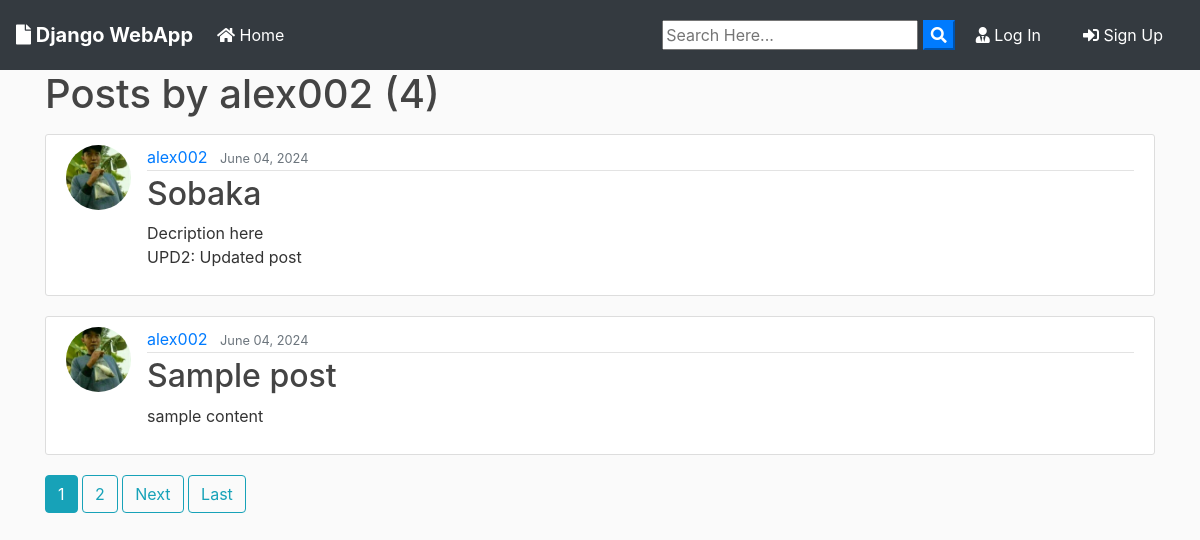
The app's page /user/alex002 with its own data.
### blog/models.py (models this page shows, shortened)
class Post(models.Model):
	title = models.CharField(max_length=100)
	file = models.FileField(null=True,blank=True,upload_to='Files')
	content = models.TextField()
	date_posted = models.DateTimeField(default=timezone.now)
	author = models.ForeignKey(User, on_delete=models.CASCADE)

### users/models.py (models this page shows, shortened)
class Profile(models.Model):
    user = models.OneToOneField(User, on_delete=models.CASCADE)
    image = models.ImageField(default='default.jpg', upload_to='profile_pics')

### blog/views.py (the view)
# urls.py: path('user/<str:username>', UserPostListView.as_view(), name='user-posts'),
class UserPostListView(ListView):
    model = Post
    template_name = 'blog/user_posts.html'  # <app>/<model>_<viewtype>.html
    context_object_name = 'posts'
    paginate_by = 2
    def get_queryset(self):
        user = get_object_or_404(User, username=self.kwargs.get('username'))
        return Post.objects.filter(author=user).order_by('-date_posted')

### blog/templates/blog/user_posts.html (shortened to what this page needs)
{% extends "blog/base.html" %}
{% block content %}
    <h1 class="mb-3">Posts by {{ view.kwargs.username }} ({{ page_obj.paginator.count }})</h1>
    {% for post in posts %}
        <article class="media content-section">
          <img class="rounded-circle article-img" src="{{ post.author.profile.image.url }}">
          <div class="media-body">
            <div class="article-metadata">
              <a class="mr-2" href="{% url 'user-posts' post.author.username %}">{{ post.author }}</a>
              <small class="text-muted">{{ post.date_posted|date:"F d, Y" }}</small>
            </div>
            <h2><a class="article-title" href="{% url 'post-detail' post.id %}">{{ post.title }}</a></h2>
            <p class="article-content">{{ post.content }}</p>
          </div>
        </article>
    {% endfor %}
    {% if is_paginated %}
      {% for num in page_obj.paginator.page_range %}
        {% if page_obj.number == num %}
          <a class="btn btn-info mb-4" href="?page={{ num }}">{{ num }}</a>
        {% elif num > page_obj.number|add:'-3' and num < page_obj.number|add:'3' %}
          <a class="btn btn-outline-info mb-4" href="?page={{ num }}">{{ num }}</a>
        {% endif %}
      {% endfor %}
      {% if page_obj.has_next %}
        <a class="btn btn-outline-info mb-4" href="?page={{ page_obj.next_page_number }}">Next</a>
        <a class="btn btn-outline-info mb-4" href="?page={{ page_obj.paginator.num_pages }}">Last</a>
      {% endif %}
    {% endif %}
{% endblock content %}

### blog/templates/blog/base.html (shortened to what this page needs)
{% load static %}
<!doctype html>
<html lang="en">
  <head>
    <link rel="stylesheet" href="https://stackpath.bootstrapcdn.com/bootstrap/4.3.1/css/bootstrap.min.css">
    <link rel="stylesheet" href="https://use.fontawesome.com/releases/v5.8.1/css/all.css" >
    <link rel="stylesheet" href="{% static 'blog/main.css' %}">
</head>
  <body>
        <nav class="navbar navbar-expand-lg navbar-dark bg-dark">
                <a class="navbar-brand font-weight-bold" href="{% url 'blog-home' %}"><i class="fas fa-file"></i> Django WebApp</a>
                <div class="collapse navbar-collapse" id="navbarSupportedContent">
                  <ul class="navbar-nav mr-auto">
                    <li class="nav-item active">
                      <a class="nav-link" href="{% url 'blog-home' %}"><i class="fas fa-home"></i> Home <span class="sr-only">(current)</span></a>
                    </li>
                  </ul>
                  <form id="searchform" action="{% url 'search' %}" method="get">
                    <input type="text" name="q" type="text" value="{{ request.GET.q }}" placeholder="Search Here..." />
                    <button type="button" onclick="searchform.submit()" class=" text-white my-color btn-primary"><i class="fa fa-search"></i></button>
                </form>
                    {% if user.is_authenticated %}
                    <a href="{% url 'user-posts' user %}" class="btn text-white m-2"><i class="fas fa-user-shield"></i> My Post</a>
                    <a href="{% url 'post-create' %} " class="btn text-white m-2"><i class="fas fa-user-edit"></i> New Post</a>
                    <a href="{% url 'profile' %} " class="btn text-white m-2"><i class="fas fa-user"></i> {{ user.username }}</a>
                    <a href="{% url 'logout' %} " class="btn text-white m-2"><i class="fas fa-sign-out-alt"></i> Log Out</a>
                    {% else %}
                    <a href="{% url 'login' %} " class="btn text-white m-2"><i class="fas fa-user-tie"></i> Log In</a>
                    <a href="{% url 'register' %} " class="btn text-white m-2"> <i class="fas fa-sign-in-alt"></i> Sign Up</a>
                    {% endif %}
                </div>
              </nav>
      <div class="container my-bg">
    {% block content %}
    {% endblock  %}
</div>
  </body>
</html>

### blog/static/blog/main.css (style rules this page uses)
body { background: #fafafa; color: #333333; margin-top: 0; }
h1, h2, h3, h4, h5, h6 { color: #444444; }
ul { margin: 0; }
.content-section { background: #ffffff; padding: 10px 20px; border: 1px solid #dddddd; border-radius: 3px; margin-bottom: 20px; }
.article-title { color: #444444; }
.article-content { white-space: pre-line; }
.article-img { height: 65px; width: 65px; margin-right: 16px; }
.article-metadata { padding-bottom: 1px; margin-bottom: 4px; border-bottom: 1px solid #e3e3e3 }

### records on screen
Post: author.profile.image (picture), author "alex002", date_posted "June 04, 2024", title "Sobaka", content "Decription here UPD2: Updated post"
Post: author.profile.image (picture), author "alex002", date_posted "June 04, 2024", title "Sample post", content "sample content"

### other values on screen
{{ view.kwargs.username }} "alex002"
{{ page_obj.paginator.count }} "4"
{{ num }} "1"
{{ num }} "2"
